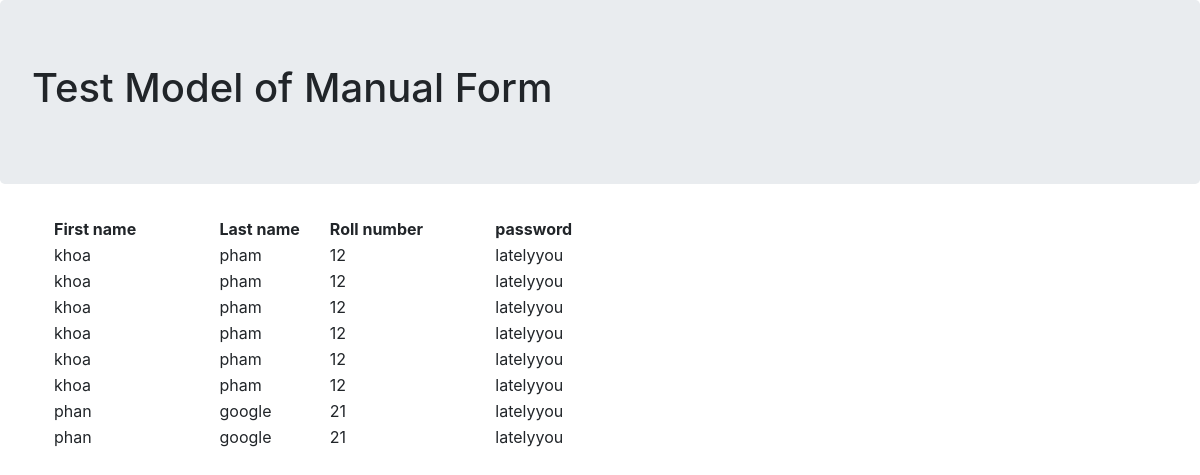
The page /home on the database its author committed.
### manual_app/models.py (models this page shows, shortened)
class ManualModel(models.Model):
    first_name = models.CharField(max_length = 200)
    last_name = models.CharField(max_length = 200)
    roll_number = models.IntegerField(help_text = "Enter 6 digit roll number")
    password = models.CharField(max_length = 200)

### manual_app/views.py (the view)
# urls.py: path('home',views.list_view_home,name='list_view_home'),
def list_view_home(request):
    context ={}
    data = ManualModel.objects.all()
    context['data'] = data
    return render(request,'list_view_home.html',context)

### manual_app/templates/list_view_home.html (shortened to what this page needs)
<!DOCTYPE html>
<html lang="en" dir="ltr">
  <head>
    <link rel="stylesheet" href="https://stackpath.bootstrapcdn.com/bootstrap/4.4.1/css/bootstrap.min.css">
  </head>
  <body>
    <div class="jumbotron">
      <h1> Test Model of Manual Form </h1>
    </div>
    <div class="container m-4">
      <table>
        <th class="col-1">First name</th>
        <th class="col-2">Last name</th>
        <th class="col-3">Roll number</th>
        <th class="col-4">password</th>
        {% for data in data %}
          <tr>
            <td class="col-1">{{data.first_name}}</td>
            <td class="col-2">{{data.last_name}}</td>
            <td class="col-3">{{data.roll_number}}</td>
            <td class="col-4">{{data.password}}</td>
          </tr>
        {% endfor%}
      </table>
    </div>
  </body>
</html>

### manual_app/templates/list_view_home.html (style rules this page uses)
.col-1 { width: 20px; }

### rows shown on the page
ManualModel: first_name "khoa", last_name "pham", roll_number "12", password "latelyyou"
ManualModel: first_name "khoa", last_name "pham", roll_number "12", password "latelyyou"
ManualModel: first_name "khoa", last_name "pham", roll_number "12", password "latelyyou"
ManualModel: first_name "khoa", last_name "pham", roll_number "12", password "latelyyou"
ManualModel: first_name "khoa", last_name "pham", roll_number "12", password "latelyyou"
ManualModel: first_name "khoa", last_name "pham", roll_number "12", password "latelyyou"
ManualModel: first_name "phan", last_name "google", roll_number "21", password "latelyyou"
ManualModel: first_name "phan", last_name "google", roll_number "21", password "latelyyou"
